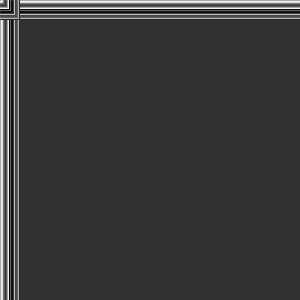
Frame 1 (no input)
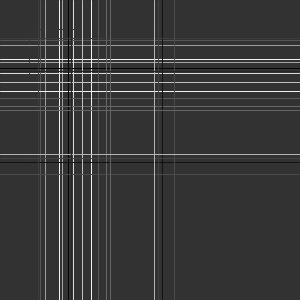
Frame 60 (the mouse pressed at the canvas centre just before this capture)
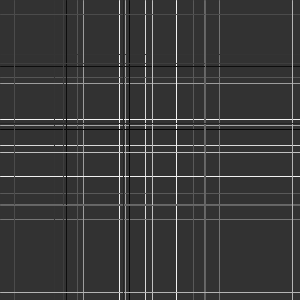
Frame 120 (the mouse held since frame 60 and released just before this capture)

The Processing sketch that drew these frames (run headless with seeded random() and noise(); from frame 60 on, the mouse is pressed at the canvas centre):

// Processing sketch: processing_39811
// ── processing_39811.pde

int num = 20; // 20 lines

// make the arrays
float[] x = new float[num]; // variable x
color[] g = new color[num]; // grayscale
float[] speed = new float[num]; // speed



void setup() {
  size(300, 300);
  background(100);
  
  // seat the array
  for (int i=0; i < num;i++) {
    x[i] = i;
    g[i] = color(random(1,255));    
    speed[i] = random(0.5, 4);
   
  }
}

void draw() {
  background(50);
  
  for (int i=0; i < num; i++) {
    stroke(g[i]);
    line(x[i],0,x[i],height);
    line(width,x[i],0,x[i]);
    
    

    //loops lines
    x[i] = x[i] + speed[i]*.75;
    if (x[i] > width + 10) {
      background(random(1,1.001));
      x[i] = -10;
     
      
    }
    
  }
  
}
